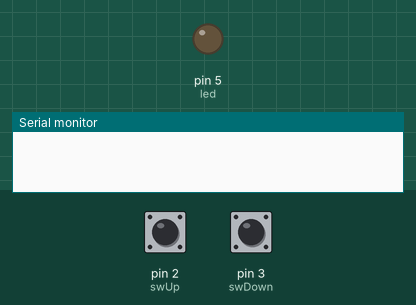
A sketch run on a simulated Arduino Uno, built with avr-gcc and run on an emulated ATmega328P. Shown: output pins drawn as LEDs (lit = HIGH), the last lines printed to the serial monitor. The test bench sets the inputs (shaded band); at power-on: pin 2 (swUp) HIGH, pin 3 (swDown) HIGH.

Above: at 1.2 s.
1.3 s: pin 2 (swUp) pulled LOW for 1 s
At 2.9 s:
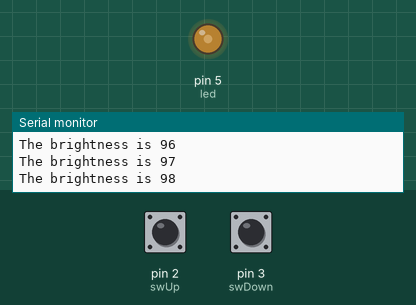
3.8 s: pin 3 (swDown) pulled LOW for 3.2 s
At 5.2 s:
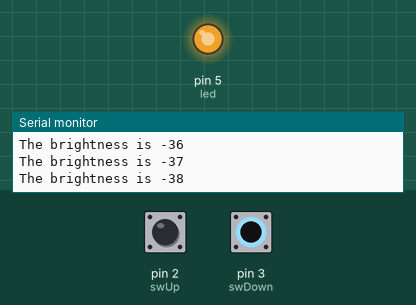
8.5 s: pin 3 (swDown) pulled LOW for 0.15 s
At 9.4 s:
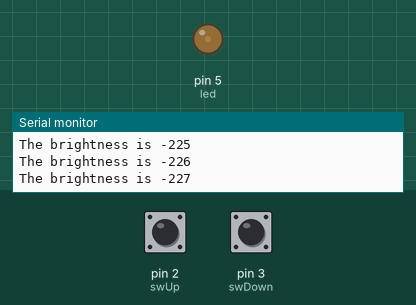
10.1 s: pin 2 (swUp) pulled LOW for 0.15 s
At 10.6 s:
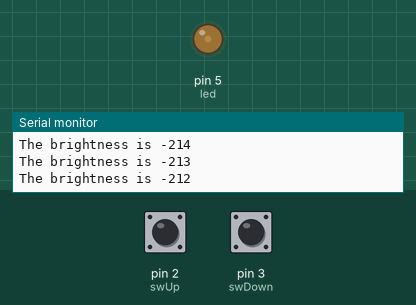
11.7 s: pin 3 (swDown) driven LOW
14.7 s: pin 2 (swUp) pulled LOW for 0.15 s
Timing chart, 0 to 18.8 s (numbered marks = the images above; inputs shaded):
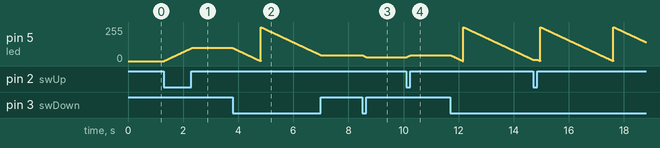

The sketch:

digital_potentiometer.ino
```cpp
// DIGITAL POTENTIOMETER
//amplifier - below saturation; switch - in saturation

int swUp = 2;
int swDown = 3;
int led = 5; //pwm
int brightness = 0;


void setup()
{
  pinMode(swUp,INPUT_PULLUP);
  pinMode(swDown, INPUT_PULLUP);
  pinMode(led,OUTPUT);
  Serial.begin(115200);
}

void loop()
{
  if(digitalRead(swUp) == LOW)
  {
    brightness = brightness + 1 ;
    Serial.print("The brightness is ");
    Serial.println(brightness);
    delay(10);
  }

  if(digitalRead(swDown) == LOW)
  {
    brightness = brightness - 1 ;
    Serial.print("The brightness is ");
    Serial.println(brightness);
    delay(10);
  }

  analogWrite(led, brightness);
}
```

Measured:
- after the input at 1.3 s, pin 5 (led): moves from 0/255 to 98/255 over 1.0 s, starting at once
- after the input at 8.5 s, pin 5 (led): moves from 44/255 to 29/255 over 0.15 s, starting at once
- after the input at 10.1 s, pin 5 (led): moves from 29/255 to 44/255 over 0.15 s, starting at once
